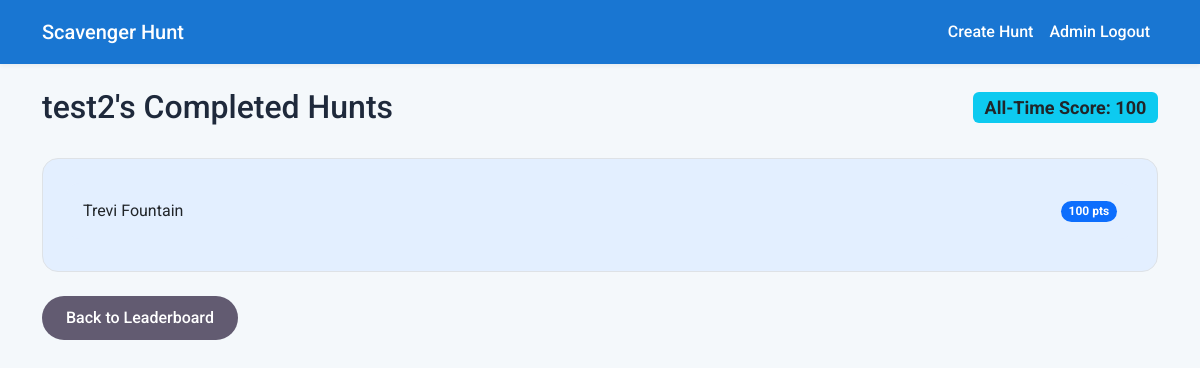
Page /user/test2 (signed in) on the committed database.
### app.py (models this page shows)
class Player(db.Model):
    id = db.Column(db.Integer, primary_key=True)
    username = db.Column(db.String(255), nullable=False)
    hunt_id = db.Column(db.Integer, db.ForeignKey('hunt.id'), nullable=False)
    total_score = db.Column(db.Integer, default=0)
    is_completed = db.Column(db.Boolean, default=False)
    attempts = db.relationship('Attempt', backref='player', lazy=True)

class Hunt(db.Model):
    id = db.Column(db.Integer, primary_key=True)
    name = db.Column(db.String(255), nullable=False)
    targets = db.relationship('Target', backref='hunt', lazy=True, cascade="all, delete-orphan")

### app.py (the view)
@app.route('/user/<username>')
def user_details(username):
    user_scores = db.session.query(
        Hunt.name,
        Player.total_score
    ).join(Player, Hunt.id == Player.hunt_id)\
     .filter(Player.username == username, Player.is_completed == True)\
     .order_by(Hunt.name)\
     .all()
    total_score_all_time = sum(score for _, score in user_scores)
    return render_template('user_details.html', username=username, scores=user_scores, total_score=total_score_all_time)

### templates/user_details.html
{% extends 'layout.html' %}
{% block content %}
<div class="d-flex justify-content-between align-items-center">
    <h2>{{ username }}'s Completed Hunts</h2>
    <h4><span class="badge bg-info text-dark">All-Time Score: {{ total_score }}</span></h4>
</div>
<div class="card mt-4">
    <div class="card-body">
        {% if scores %}
            <ul class="list-group list-group-flush">
                {% for hunt_name, score in scores %}
                    <li class="list-group-item d-flex justify-content-between align-items-center p-3">
                        <span>{{ hunt_name }}</span>
                        <span class="badge bg-primary rounded-pill">{{ score }} pts</span>
                    </li>
                {% endfor %}
            </ul>
        {% else %}
            <p class="text-muted">{{ username }} has not completed any scavenger hunts yet.</p>
        {% endif %}
    </div>
</div>
<a href="{{ url_for('index') }}" class="btn btn-secondary mt-4">Back to Leaderboard</a>
{% endblock %}

### templates/layout.html (style rules this page uses)
:root { --bs-body-font-family: 'Roboto', sans-serif; --m3-surface: #F4F8FB; --m3-surface-container: #E3EFFF; --m3-on-surface: #1E293B; --m3-primary: #1976D2; --m3-primary-hover: #1565C0; --m3-secondary: #0288D1; --m3-success: #2E7D32; --m3-warning: #ED6C02; --m3-outline: #90CAF9; }
body { background-color: var(--m3-surface); color: var(--m3-on-surface); font-family: var(--bs-body-font-family); }
.card { border: 1px solid #dee2e6; border-radius: 16px; background-color: var(--m3-surface-container); box-shadow: none; overflow: hidden; }
.card-body { padding: 24px; }
.btn { border-radius: 100px; padding: 10px 24px; font-weight: 500; border: none; transition: all 0.2s ease; }
.btn-secondary { background-color: #625B71; color: #fff; }
.list-group-item { border: 1px solid #dee2e6; margin-bottom: 8px; border-radius: 12px !important; background-color: var(--m3-surface-container); }
.list-group { background: transparent; }

### rows in the picture
Player: username "test2", name "Trevi Fountain", total_score "100"

### other values in the picture
{{ total_score }} "100"
